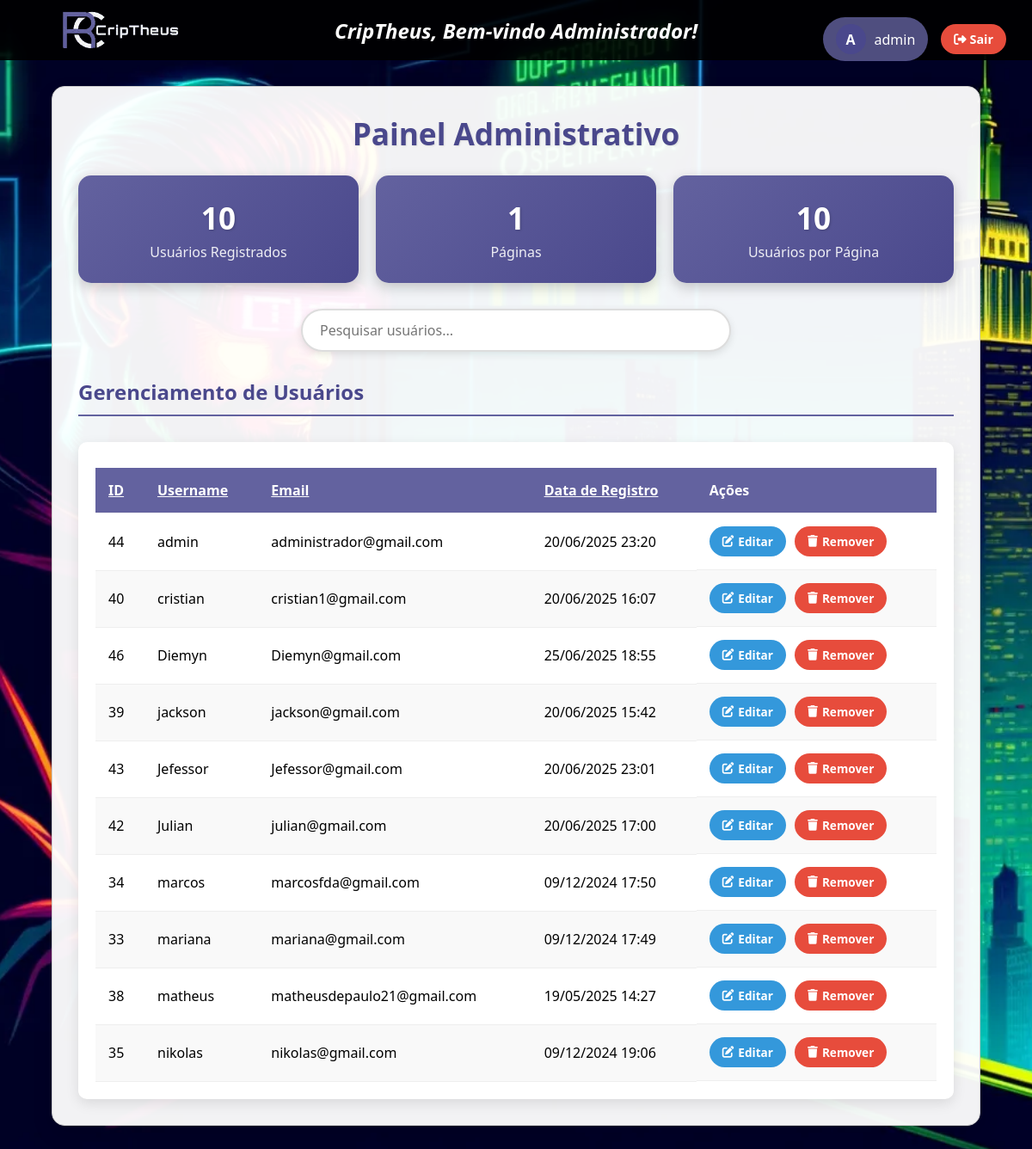
/FrontEnd/tela4.php (signed in), run on the app's committed database.
### tables this page shows
CREATE TABLE IF NOT EXISTS usuarios (
    id INT AUTO_INCREMENT PRIMARY KEY,
    username VARCHAR(50) NOT NULL,
    email VARCHAR(100) NOT NULL,
    password VARCHAR(255) NOT NULL,
    is_admin TINYINT(1) NOT NULL DEFAULT 0,
    created_at DATETIME NOT NULL
);

### FrontEnd/tela4.php (the view, shortened to what this page needs)
<?php
include('../BackEnd/conexao.php');
$user = $_SESSION['user'];
$perPage = 10;
$page = isset($_GET['page']) ? (int)$_GET['page'] : 1;
$offset = ($page - 1) * $perPage;
$sqlTotal = "SELECT COUNT(*) as total FROM usuarios";
$stmtTotal = $conn->query($sqlTotal);
$totalUsers = $stmtTotal->fetchColumn();
$totalPages = ceil($totalUsers / $perPage);
$order = isset($_GET['order']) && $_GET['order'] == 'desc' ? 'desc' : 'asc';
$allowedOrderBy = ['id', 'username', 'email', 'created_at'];
$orderBy = isset($_GET['orderby']) && in_array($_GET['orderby'], $allowedOrderBy)
    ? $_GET['orderby']
    : 'username';
$sql = "SELECT * FROM usuarios ORDER BY $orderBy $order LIMIT :offset, :perPage";
$stmt = $conn->prepare($sql);
$stmt->bindValue(':offset', $offset, PDO::PARAM_INT);
$stmt->bindValue(':perPage', $perPage, PDO::PARAM_INT);
$stmt->execute();
?>
<!DOCTYPE html>
<html lang="pt-br">
<head>
    <link rel="stylesheet" href="https://cdnjs.cloudflare.com/ajax/libs/font-awesome/6.4.0/css/all.min.css">
</head>
<body>
     <div class="header-container">
        <img src="/img/logo01.png" alt="Logo CripTheus" class="logo">
        <div class="welcome-message">CripTheus, Bem-vindo Administrador!</div>
    </div>
    <div class="admin-info">
        <div class="user-profile">
            <div class="user-avatar"><?= strtoupper(substr($user['username'], 0, 1)) ?></div>
            <div><?= htmlspecialchars($user['username']) ?></div>
        </div>
        <a href="../FrontEnd/tela1.php" class="logout-btn">
            <i class="fas fa-sign-out-alt"></i> Sair
        </a>
    </div>
    <div class="container">
        <h1>Painel Administrativo</h1>
        <div class="stats-container">
            <div class="stat-card">
                <div class="stat-value"><?= $totalUsers ?></div>
                <div class="stat-label">Usuários Registrados</div>
            </div>
            <div class="stat-card">
                <div class="stat-value"><?= $totalPages ?></div>
                <div class="stat-label">Páginas</div>
            </div>
            <div class="stat-card">
                <div class="stat-value"><?= $perPage ?></div>
                <div class="stat-label">Usuários por Página</div>
            </div>
        </div>
        <div class="search-box">
            <input type="text" id="searchInput" placeholder="Pesquisar usuários...">
        </div>
        <h2 class="section-title">Gerenciamento de Usuários</h2>
        <div class="table-container">
            <table>
                <thead>
                    <tr>
                        <th>
                            <a href="?orderby=id&order=<?= ($orderBy == 'id' && $order == 'asc') ? 'desc' : 'asc' ?>&page=<?= $page ?>" style="color: white;">ID</a>
                        </th>
                        <th>
                            <a href="?orderby=username&order=<?= ($orderBy == 'username' && $order == 'asc') ? 'desc' : 'asc' ?>&page=<?= $page ?>" style="color: white;">Username</a>
                        </th>
                        <th>
                            <a href="?orderby=email&order=<?= ($orderBy == 'email' && $order == 'asc') ? 'desc' : 'asc' ?>&page=<?= $page ?>" style="color: white;">Email</a>
                        </th>
                        <th>
                            <a href="?orderby=created_at&order=<?= ($orderBy == 'created_at' && $order == 'asc') ? 'desc' : 'asc' ?>&page=<?= $page ?>" style="color: white;">Data de Registro</a>
                        </th>
                        <th>Ações</th>
                    </tr>
                </thead>
                <tbody id="userTableBody">
                    <?php while ($row = $stmt->fetch(PDO::FETCH_ASSOC)): ?>
                        <tr>
                            <td><?= $row['id'] ?></td>
                            <td><?= htmlspecialchars($row['username']) ?></td>
                            <td><?= htmlspecialchars($row['email']) ?></td>
                            <td><?= date('d/m/Y H:i', strtotime($row['created_at'])) ?></td>
                            <td class="action-cell">
                                <a href="editar.php?id=<?= $row['id'] ?>" class="btn btn-edit">
                                    <i class="fas fa-edit"></i> Editar
                                </a>
                                <a href="?remove_id=<?= $row['id'] ?>" class="btn btn-delete" onclick="return confirm('Tem certeza que deseja remover este usuário?')">
                                    <i class="fas fa-trash"></i> Remover
                                </a>
                            </td>
                        </tr>
                    <?php endwhile; ?>
                </tbody>
            </table>
        </div>
    </div>
</body>
</html>

### FrontEnd/tela4.php (style rules this page uses)
* { margin: 0; padding: 0; box-sizing: border-box; font-family: 'Segoe UI', Tahoma, Geneva, Verdana, sans-serif; }
body, html { height: 100%; background-image: url('/img/fundo12.webp'); background-size: cover; background-position: center; background-attachment: fixed; position: relative; overflow-x: hidden; }
.header-container { background-color: rgba(0, 0, 0, 0.9); width: 100%; position: fixed; top: 0; z-index: 1000; display: flex; align-items: center; padding: 10px 30px; height: 70px; }
.logo { width: 180px; position: absolute; left: 50px; top: -55px; display: block; z-index: 2; }
.welcome-message { color: white; font-size: 24px; font-weight: bold; font-style: italic; margin: 0 auto; text-align: center; flex-grow: 1; }
.container { background-color: rgba(255, 255, 255, 0.95); border: 1px solid #ccc; border-radius: 15px; box-shadow: 0 10px 25px rgba(0, 0, 0, 0.1); padding: 30px; margin: 150px auto 50px; width: 90%; max-width: 1200px; text-align: center; position: relative; margin-top: 100px; }
.admin-info { position: fixed; top: 20px; right: 30px; display: flex; align-items: center; gap: 15px; color: white; z-index: 1001; }
.user-profile { display: flex; align-items: center; gap: 10px; background-color: rgba(99, 98, 159, 0.8); padding: 8px 15px; border-radius: 30px; }
.user-avatar { width: 35px; height: 35px; border-radius: 50%; background-color: #4a488c; display: flex; align-items: center; justify-content: center; font-weight: bold; color: white; }
.logout-btn { background-color: #e74c3c; color: white; padding: 8px 15px; border: none; border-radius: 30px; cursor: pointer; font-size: 0.9rem; transition: background-color 0.3s; text-decoration: none; font-weight: bold; }
h1 { color: #4a488c; margin-bottom: 25px; font-size: 2.2rem; text-shadow: 1px 1px 2px rgba(0,0,0,0.1); }
.stats-container { display: grid; grid-template-columns: repeat(auto-fit, minmax(200px, 1fr)); gap: 20px; margin-bottom: 30px; }
.stat-card { background: linear-gradient(135deg, #63629f, #4a488c); border-radius: 15px; padding: 25px 15px; text-align: center; color: white; box-shadow: 0 5px 15px rgba(0, 0, 0, 0.2); transition: transform 0.3s; }
.stat-value { font-size: 2.2rem; font-weight: 700; margin-bottom: 5px; text-shadow: 1px 1px 3px rgba(0,0,0,0.2); }
.stat-label { font-size: 1rem; opacity: 0.9; }
.table-container { margin-top: 30px; overflow-x: auto; background-color: white; border-radius: 10px; padding: 20px; box-shadow: 0 5px 15px rgba(0, 0, 0, 0.1); }
table { width: 100%; border-collapse: collapse; margin-top: 10px; }
th, td { padding: 15px; text-align: left; border-bottom: 1px solid #eee; }
th { background-color: #63629f; color: white; font-weight: 600; position: sticky; top: 0; }
tr:nth-child(even) { background-color: #f9f9f9; }
.action-cell { display: flex; gap: 10px; }
.btn { padding: 8px 15px; border-radius: 30px; border: none; cursor: pointer; font-size: 0.85rem; transition: all 0.2s; display: inline-flex; align-items: center; gap: 5px; text-decoration: none; font-weight: bold; }
.btn-edit { background-color: #3498db; color: white; }
.btn-delete { background-color: #e74c3c; color: white; }
.search-box { margin-bottom: 25px; display: flex; justify-content: center; }
.search-box input { padding: 12px 20px; border: 2px solid #ddd; border-radius: 30px; width: 100%; max-width: 500px; font-size: 1rem; box-shadow: 0 3px 10px rgba(0,0,0,0.1); transition: all 0.3s; }
.section-title { color: #4a488c; margin: 30px 0 15px; font-size: 1.5rem; text-align: left; border-bottom: 2px solid #63629f; padding-bottom: 10px; }

### data on the page
usuarios: id "44", username "admin", email "administrador@gmail.com", created_at "20/06/2025 23:20"
usuarios: id "40", username "cristian", email "cristian1@gmail.com", created_at "20/06/2025 16:07"
usuarios: id "46", username "Diemyn", email "Diemyn@gmail.com", created_at "25/06/2025 18:55"
usuarios: id "39", username "jackson", email "jackson@gmail.com", created_at "20/06/2025 15:42"
usuarios: id "43", username "Jefessor", email "Jefessor@gmail.com", created_at "20/06/2025 23:01"
usuarios: id "42", username "Julian", email "julian@gmail.com", created_at "20/06/2025 17:00"
usuarios: id "34", username "marcos", email "marcosfda@gmail.com", created_at "09/12/2024 17:50"
usuarios: id "33", username "mariana", email "mariana@gmail.com", created_at "09/12/2024 17:49"
usuarios: id "38", username "matheus", email "matheusdepaulo21@gmail.com", created_at "19/05/2025 14:27"
usuarios: id "35", username "nikolas", email "nikolas@gmail.com", created_at "09/12/2024 19:06"

### other printed values
substr($user['username'], 0, 1) "A"
$user['username'] "admin"
$totalUsers "10"
$totalPages "1"
$perPage "10"
